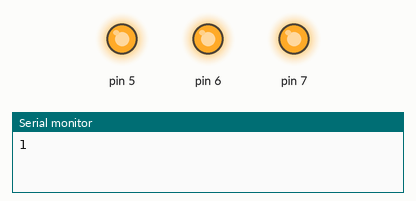
Simulated run of this sketch. Board: Arduino Uno, built with avr-gcc and run on an emulated ATmega328P. On the bench: output pins drawn as LEDs (lit = HIGH), the last lines printed to the serial monitor.

Above: at 0.5 s.
At 2.5 s:
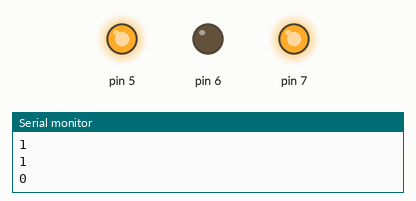
At 3.5 s:
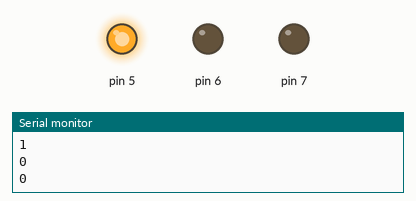
At 4.5 s:
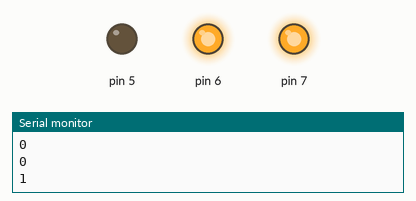
At 6.5 s:
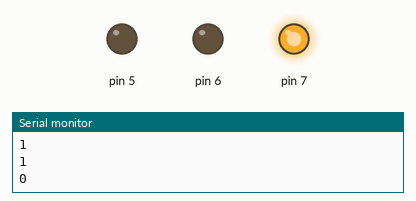
At 9.5 s:
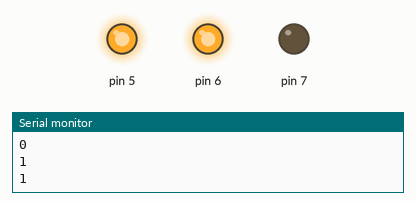
Timing chart, 0 to 10.4 s (numbered marks = the images above):
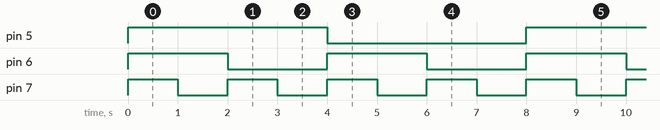

Measured:
- by itself, pin 5: alternates HIGH for 4.0 s and LOW for 4.0 s
- by itself, pin 6: alternates HIGH for 2.0 s and LOW for 2.0 s
- by itself, pin 7: alternates HIGH for 1.0 s and LOW for 1.0 s

The sketch:

Q7Ddnctr3bit.ino
```cpp
#include"Dlogic.c"
int A,B,C,D,E,F;
void setup()
{
  pinMode(5,OUTPUT);
  pinMode(6,OUTPUT);
  pinMode(7,OUTPUT);
  Serial.begin(9600);
}

void loop()
{
A=1;
B=1;
C=1;
for(int i=1;i<=8;i++)
{
D=Dlogic(A);
E=Dlogic(B);
F=Dlogic(C);
digitalWrite(5,D);
digitalWrite(6,E);
digitalWrite(7,F);
Serial.println(E);
delay(1000);
if(i%4==0)
A=!A;
if(i%2==0)
B=!B;
C=!C;
}
}
```

Dlogic.c
```cpp
int Dlogic(int D)
{
int S,R,Q=0,NQ=1,CK=1;
int s,r;
S=D;
R=!D;
s=!(CK&&S);
r=!(CK&&R);
Q=!(s&&NQ);
NQ=!(r&&Q);
return Q;
}
```

jklogic.c
```cpp
int jklogic(int J,int K)

{
int CK=1,Q=0,NQ=1,s,r;
s=!(CK&&J&&NQ);
r=!(CK&&K&&Q);
Q=!(s&&NQ);
NQ=!(r&&Q);
return Q;

}
```
